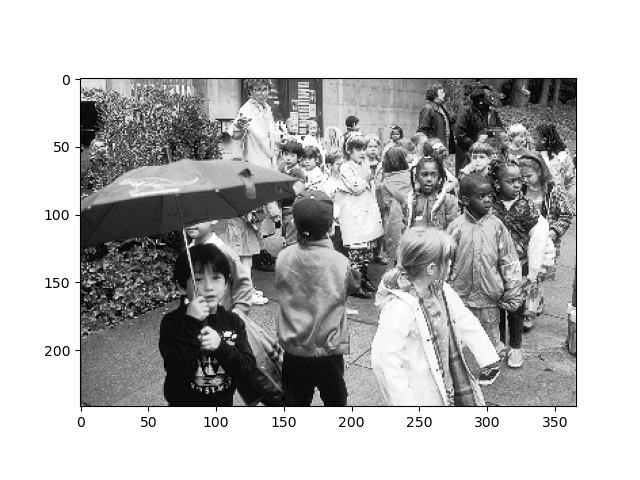
#> input picture HW5/Equalized.tif, 640 x 480 px
$ python 'HW4 Section 1 Histogram.py'
#> lines starting #> are read from the running program, lines starting #| are printed output that depends on the picture
import matplotlib.pyplot as plt
from matplotlib import cm
import numpy as np
from PIL import Image

gray = cm.get_cmap('gray', 256)
im = Image.open('Equalized.tif')
#> im is the input picture: PIL image 640x480 RGBA; mean R, G, B, A 185.9, 185.9, 185.9, 255
x = np.array(im)
plt.hist(x.flatten(), bins=np.linspace(0,255,256))
plt.xlabel("Pixel Intensity")
plt.ylabel("Number of Pixels")
plt.title("Equalized.tif Histogram")
#plt.imshow(x, cmap=gray);

plt.show()
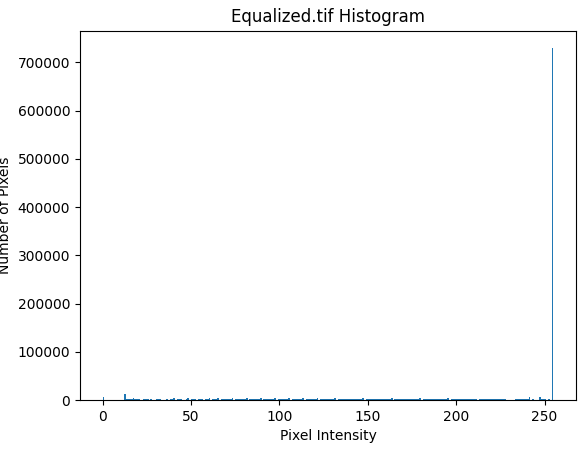
#> figure drawn by matplotlib, 1 panel; tallest bar 729630 high, from x = 254 to 255
##fig, ax = plt.subplots(subplot_kw={"projection": "3d"})
##
### Make data.
# [6 lines of commented-out code are left out]
### Plot the surface.
##surf = ax.plot_surface(u, v, Z, cmap=cm.coolwarm,
##                       linewidth=0, antialiased=False)
##
### Customize the z axis.
###ax.set_zlim(-1.01, 1.01)
##ax.zaxis.set_major_locator(LinearLocator(10))
### A StrMethodFormatter is used automatically
##ax.zaxis.set_major_formatter('{x:.02f}')
##
### Add a color bar which maps values to colors.
##fig.colorbar(surf, shrink=0.5, aspect=5)
##
##plt.show()

$ run again, with HW5/race.tif copied over HW5/Equalized.tif
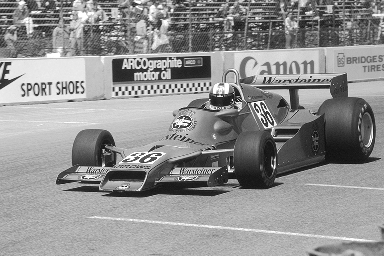
#> input picture HW5/race.tif, 384 x 256 px
#> im is the input picture: PIL image 384x256 L; min 4, max 255, mean 144.5
#> `plt.show()`:
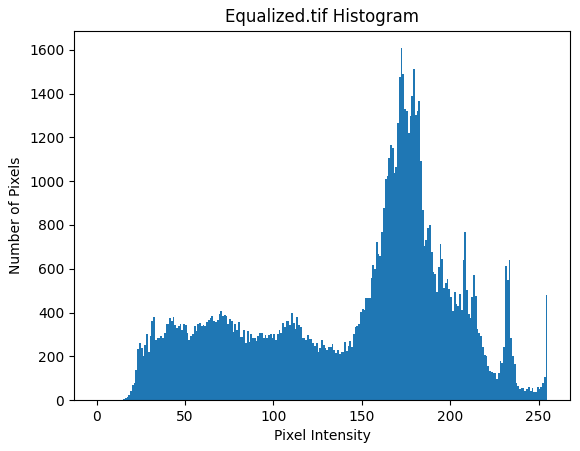
#> figure drawn by matplotlib, 1 panel; tallest bar 1607 high, from x = 172 to 173
